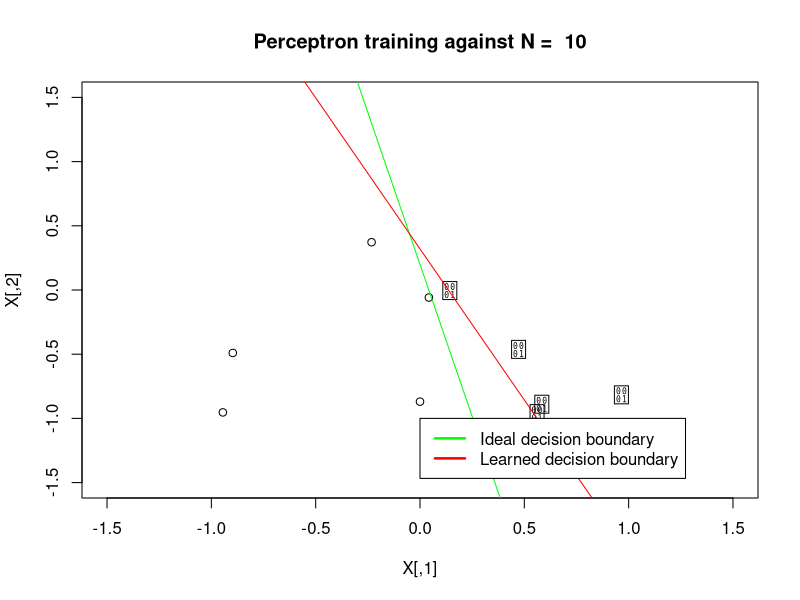

Here is the R script that generated this plot:
# Perceptron Learning Algorithm implementation
# 
# This script demonstrates how to implement a working perceptron, one of the most basic
# algorithm in the machine learning field.
#
# As long as the data is linearly separable, it is guaranteed to converge in a finite
# number of iterations.

####################################################################################
# The core perceptron learning algorithm
# 
# 1) Initialize the weight vector W to 0
# 2) Calculate h(x) = sign(transpose of W * (X))
# 3) Pick any misclassified point (xn, yn)
# 4) Update the weight vector by w <- w + yn * xn
# 5) Repeat until no points are misclassified
####################################################################################
perceptron <- function(X, Y)
{
    converged <- F
    
    # Initialize weight vector to 0
    W <- matrix(0, 1, 3)
    X <- cbind(rep(1, N), X)

    # Run for 10000 iterations
    for (i in 1:10000)
    {
        # Calculate h(x) with the weight vector W and the data input X
        h.X <- fn.sign(W %*% t(X))

        # Calculate the misclassified mask
        misclassified.mask <- h.X != Y
        
        # Check if all of the points are classified correctly
        if (sum(misclassified.mask) == 0)
        {
            # Yes! We are done.
            converged <- T
            break
        }
        else
        {
            # No! We have to update the weight vector now using any one of the misclassified input
            
            # Get the misclassified points out
            misclassified.points <- X[misclassified.mask, , drop = F]
            misclassified.points.Y <- Y[misclassified.mask]
            
            # Get one of them
            misclassified.point.index <- sample(dim(misclassified.points)[1], 1)
            misclassified.point <- misclassified.points[misclassified.point.index, , drop = F]
            misclassified.point.Y <- misclassified.points.Y[misclassified.point.index]

            # Now update the weight vector
            W <- W + misclassified.point.Y %*% misclassified.point
        }
        
        # repeat
    }
    
    if (converged)
    {
        cat('Converged! Iteration ', i, ' , with final weight : ', W, '\n')
    }
    else
    {
        cat('DID NOT CONVERGE!\n')
    }
    
    return(W)
}

####################################################################################
# Function to determine if a point lies on the left or right side of a line, which
# is the ideal/learned decision boundary here
####################################################################################
on.which.side <- function(line.separator, point)
{
    values <- (line.separator[2,1] - line.separator[1,1]) * (point[,2] - line.separator[1,2]) -
            (line.separator[2,2] - line.separator[1,2]) * (point[,1] - line.separator[1,1])
    return(fn.sign(values))
}

####################################################################################
# The SIGN function in the perceptron learning algorithm
####################################################################################
fn.sign <- function(values)
{
    return(ifelse(values > 0, 1, -1))
}

####################################################################################
# This function calculates the two ending points of the decision boundary given
# a weight vector. Not necessarily in practice, but just to help visualize for
# you to see.
####################################################################################
decision.boundary <- function(W)
{
    X1 <- c(-2.0, 2.0)
    X2 <- -(W[2]/W[3]) * X1 - W[1]/W[3]
    return(matrix(cbind(X1, X2), 2, 2))
}

# Initialize a random plane to separate the -1, +1
line.separator <- matrix(runif(4, -1, 1), 2, 2)
line.separator[1,2] <- -2
line.separator[2,2] <- +2

# Initialize N random points, and Y
N <- 10
X <- matrix(runif(N*2, -1, 1), N, 2)
Y <- on.which.side(line.separator, X)

# Run perceptron algorithm
W <- perceptron(X, Y)

# Plot the points according to its actual class
plot(X, pch = Y, xlim = c(-1.5, 1.5), ylim = c(-1.5, 1.5))

# Plot ideal decision boundary
lines(line.separator, col="green")

# Plot learned decision boundary
lines(decision.boundary(W), col="red")

title(paste("Perceptron training against N = ", N))
legend(0, -1.0, c("Ideal decision boundary", "Learned decision boundary"), lty=c(1,1), lwd=c(2.5,2.5),col=c("green","red"))